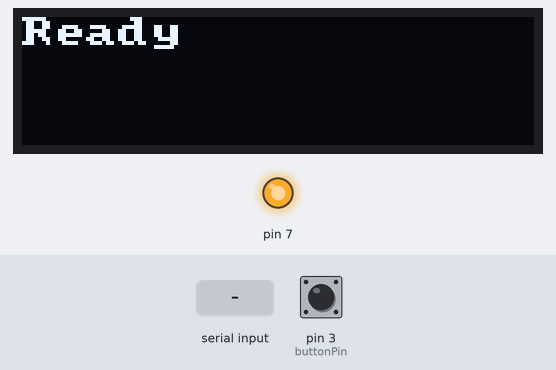
Bench run of a sketch on a simulated Arduino Uno, built for the host (arithmetic inside an expression is 32-bit, double 64-bit). On the bench: 128×32 one-colour display, output pins drawn as LEDs (lit = HIGH). Wiring (inferred from the names in the program): MPU-6050 motion sensor at I2C address 0x68. Dashed ring = blinking. Inputs (shaded band) come from the test bench; at power-on: pin 3 (buttonPin) HIGH. What the sketch prints to the serial monitor is not drawn.

Above: at 2.4 s.
2.5 s: ";\n" received over the second serial link
At 3.2 s:
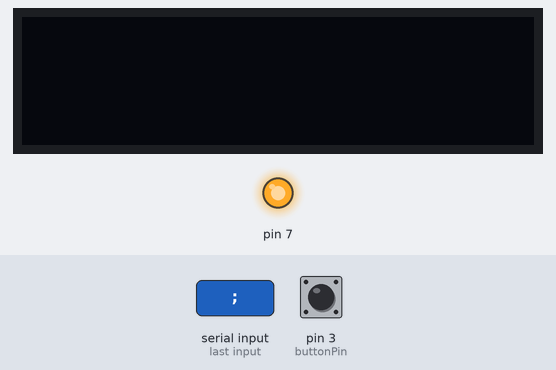
4.0 s: pin 3 (buttonPin) pulled LOW for 0.15 s
At 4.4 s:
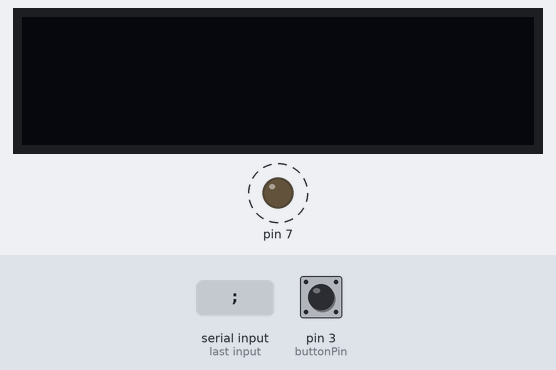
6.6 s: pin 3 (buttonPin) pulled LOW for 1 s
At 9.1 s:
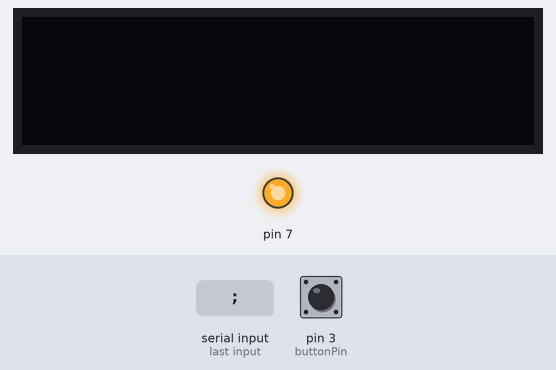
Timing chart, 0 to 10.6 s (numbered marks = the images above; inputs shaded):
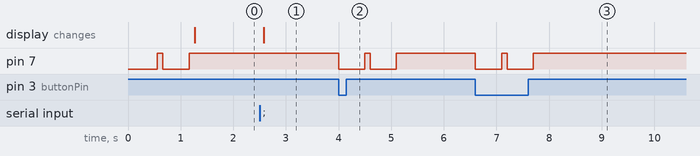

The sketch:

mywearableArduino.ino
```cpp
/********************************************************************************
** Bidirectional BLE Communication using a 2-step handshake protocol
*********************************************************************************/
unsigned long sampling_rate = 25;
unsigned long period = (1e6)/sampling_rate;

// BT Library
#include <AltSoftSerial.h>
AltSoftSerial hm10; // create the AltSoftSerial connection for the HM10
#include "I2Cdev.h"
//#include "MPU6050_6Axis_MotionApps20.h"
#include "MPU6050.h"
#include "Wire.h"

// Global Variables
char in_text[64];                           // Character buffer
bool bleConnected = false;                  // false == not connected, true == connected
unsigned long sendTimer = 0;                // timer for sending data once connected

// --------------------------------------------------------------------------------
// This function handles the BLE handshake
// It detects if central is sending "AT+...", indicating the handshake is not complete
// If a "T" is received right after an "A", we send back the handshake confirmation
// The function returns true if a connection is established and false otherwise
// --------------------------------------------------------------------------------
bool bleHandshake(char input) {
  static char lastChar;

  if (lastChar == 'A' & input == 'T') {
    hm10.print("#");
    delay(50);
    lastChar = ' ';
    hm10.flushInput();
    bleConnected = true;
    return true;
  }
  else {
    lastChar = input;
    return false;
  }
}

// --------------------------------------------------------------------------------
// This function reads characters from the HM-10
// It calls the bleHandshake() function to see if we are connecting
// Otherwise, it fills a buffer "in_text" until we see a ";" (our newline stand-in)
// --------------------------------------------------------------------------------
bool readBLE() {
  static int i = 0;
  char c = hm10.read();
  delay(50);
  if (bleHandshake(c)) {
    i = 0;
  }
  else {
    // If the buffer overflows, go back to its beginning
    if (i >= sizeof(in_text) - 1)
      i = 0;
    // All of our messages will terminate with ';' instead of a newline
    if (String(c) == ";") {

      in_text[i] = '\0'; // terminate the string
      i = 0;
      return true;
    }
    else {
      in_text[i++] = c;
    }
  }
  return false; // nothing to print
}

// --------------------------------------------------------------------------------
// Forward data from Serial to the BLE module
// This is useful to set the modes of the BLE module
// --------------------------------------------------------------------------------
void writeBLE() {
  static boolean newline = true;
  while (Serial.available()) {
    char c = Serial.read();

    // We cannot send newline to the HM-10 so we have to catch it
    if (c != '\n' & c != '\r')
      hm10.print(c);

    // Also print to Serial Monitor so we can see what we typed
    // If there is a new line character, print the ">" character
    if (newline) {
      Serial.print("\n>");
      newline = false;
    }

    if (c == '\n')
      newline = true;
  }
}

const int buttonPin = 3;
bool asleep = false;
volatile bool buttonPressed = false;


void buttonInterruptISR() {
  static unsigned long lastInterrupt = 0;
  unsigned long interruptTime = millis();
  if (interruptTime - lastInterrupt > 200)
    buttonPressed = true;
  lastInterrupt = interruptTime;
}

void toggleSleep() {
  //complete the if statement conditional for when the system should be going to sleep
  Serial.print("toggle sleep");
  if (buttonPressed) {
    asleep = !asleep;
    if (asleep) {
      Serial.print("Going to sleep");
      hm10.write("AT");
      delay(300);
      hm10.write("AT+ADTY3");
      delay(300);
      hm10.write("AT+SLEEP");
      asleep = true;
    }
    // Complete the if statement for when the system should be waking up
    else {
      Serial.println("Waking up!");
      hm10.write("AT+aaaaaaaaaaaaaaaaaaaaaaaaaaaaaaaaaaaaaaaaaaaaaaaaaaaaaaaaaaaaaaaaaaaaaaaaaaaaaaaa");
      delay(300);
      hm10.write("AT+ADTY0");
      delay(300);
      hm10.write("AT+RESET");
      delay(300);
      asleep = false;
      Serial.print("Awake");
    }

    buttonPressed = false;
  }
}


//// Define IMU pin variables
//const int interruptPin = 2;
//volatile bool imuDataReady = false;

// IMU data variables
int16_t ax, ay, az, tp, gx, gy, gz;

// IMU setup
const int MPU_addr = 0x68;  // I2C address of the MPU-6050
MPU6050 IMU(MPU_addr);      // Instantiate IMU object


#include "U8x8lib.h"
#define OLED_RESET 4
U8X8_SSD1306_128X32_UNIVISION_HW_I2C u8x8(OLED_RESET);

int index = 0;
char out_str[16];
int characterCounter = 0;

void initDisplay() {
  u8x8.begin();
  u8x8.setPowerSave(0);
  u8x8.setFont(u8x8_font_amstrad_cpc_extended_r);
  u8x8.setCursor(0, 0);
}
void showMessage(const char * message, int row, bool cleardisplay) {
  if (cleardisplay) {
    u8x8.clearDisplay();
  }
  u8x8.setCursor(0, row);
  u8x8.print(message);
}


//void interruptPinISR() {
//  imuDataReady = true;
//}

void initIMU() {

  // Initialize the IMU and the DMP (Digital Motion Processor) on the IMU
  IMU.initialize();
//  IMU.dmpInitialize();
//  IMU.setDMPEnabled(true);

  // Initialize I2C communications
  Wire.begin();
  Wire.beginTransmission(MPU_addr);
  Wire.write(0x6B);               // PWR_MGMT_1 register
  Wire.write(0);                      // Set to zero (wakes up the MPU-6050)
  Wire.endTransmission(true);

//  // Create an interrupt for pin2, which is connected to the INT pin of the MPU6050
//  pinMode(interruptPin, INPUT);
//  attachInterrupt(digitalPinToInterrupt(interruptPin), interruptPinISR, RISING);
}

void readIMU() {
  Wire.beginTransmission(MPU_addr);
  Wire.write(0x3B);                   // starting with register 0x3B (ACCEL_XOUT_H)
  Wire.endTransmission(false);

  Wire.requestFrom(MPU_addr, 14, true); // request a total of 14 registers

  //Temperature
  ax = Wire.read() << 8 | Wire.read();  // 0x3B (ACCEL_XOUT_H) & 0x3C (ACCEL_XOUT_L)
  ay = Wire.read() << 8 | Wire.read();  // 0x3D (ACCEL_YOUT_H) & 0x3E (ACCEL_YOUT_L)
  az = Wire.read() << 8 | Wire.read();  // 0x3F (ACCEL_ZOUT_H) & 0x40 (ACCEL_ZOUT_L)

  //Temperature
  tp = Wire.read() << 8 | Wire.read();  // 0x41 (TEMP_OUT_H) & 0x42 (TEMP_OUT_L)

  //Gyroscope (3 Axis)
  gx = Wire.read() << 8 | Wire.read();  // 0x43 (GYRO_XOUT_H) & 0x44 (GYRO_XOUT_L)
  gy = Wire.read() << 8 | Wire.read();  // 0x45 (GYRO_YOUT_H) & 0x46 (GYRO_YOUT_L)
  gz = Wire.read() << 8 | Wire.read();  // 0x47 (GYRO_ZOUT_H) & 0x48 (GYRO_ZOUT_L)
}

bool getData()
{
  bool newData = false;
  //if (imuDataReady)
  //{
    readIMU();
    newData = true;
  //  imuDataReady = false;
  //}
  return newData;
}


const int ppgPin = A1; // Analog input pin for the PPG
int ppgValue = 0;      // Value read from PPG (0-1023)


void sendDataIMU(unsigned long currTimeMicros) {
  unsigned long sum  = 0;
  char L1[7];
  char IMUSend[22];
  unsigned long currTime = currTimeMicros/1000;
  unsigned long absAx = abs(ax);
  unsigned long absAy = abs(ay);
  unsigned long absAz = abs(az);
  ppgValue = analogRead(ppgPin);

  sum = absAx + absAy + absAz;
  sprintf(IMUSend, "%8ld,%5ld,%5d;", currTime, sum, ppgValue);

  hm10.write(IMUSend);
}


// --------------------------------------------------------------------------------
// Setup: executed once at startup or reset
// --------------------------------------------------------------------------------
void setup() {
  pinMode(ppgPin, INPUT);
  pinMode(3, INPUT_PULLUP);
  Serial.begin(9600);
  hm10.begin(9600);
  Serial.println("==============================");
  Serial.println("BLE Handshake Code Started");
  Serial.println("==============================");
  attachInterrupt(digitalPinToInterrupt(3), buttonInterruptISR, FALLING);
  initIMU();
  initDisplay();

  pinMode(7, OUTPUT);
  digitalWrite(7, LOW);
  delay(500);
  digitalWrite(7, HIGH);
  delay(100);
  digitalWrite(7, LOW);
  delay(500);
  digitalWrite(7, HIGH);
  delay(100);
  showMessage("Ready", 0, false);


}

// --------------------------------------------------------------------------------
// Loop: main code; executed in an infinite loop
// --------------------------------------------------------------------------------


void loop() {

  if (buttonPressed) {
    digitalWrite(7, LOW);
    delay(500);
    digitalWrite(7, HIGH);
    delay(100);
    digitalWrite(7, LOW);
    delay(500);
    digitalWrite(7, HIGH);
    delay(100);
    toggleSleep();
  }
  if (asleep == false) {
    if (hm10.available()) {
      // Read a message from the BLE module and send to the Serial Monitor
      if (readBLE()) {
        Serial.println(in_text);
        showMessage(in_text, 0, true);
      }
    }
    // Read from the Serial Monitor and send to the BLE module
    if (Serial.available()) writeBLE();

    // If we know we are connected, start sending data back
    if (bleConnected) {
      unsigned long currentTime = micros();
      if (currentTime - sendTimer >= period) {
        sendTimer = currentTime;
        getData();
        sendDataIMU(currentTime);
      }
    }
  }
}
```

Measured:
- after the input at 2.5 s, the display: changes after 0.08 s (image 1)
- after the input at 4.0 s, pin 7: alternates HIGH for 0.10 s and LOW for 0.50 s, 4 changes in all, then stays HIGH, starting at once
- after the input at 6.6 s, pin 7: alternates HIGH for 0.10 s and LOW for 0.50 s, 4 changes in all, then stays HIGH, starting at once
